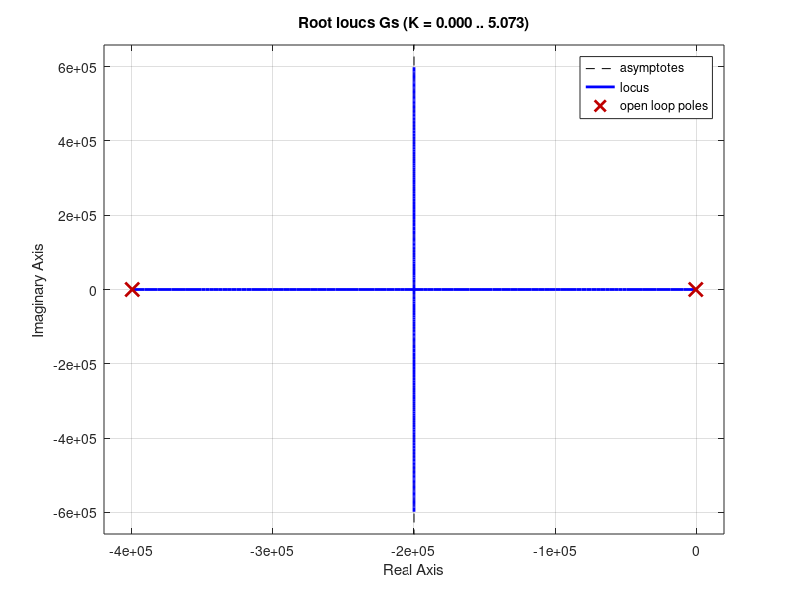

The MATLAB source for this figure:
clc
clear all
Vi = 350;
Vc = 100;
Vref = 100;
R = 50;
K = Vc/Vi;
Fsw = 20000 ;
T = 1/Fsw;
Il = Vc/R;
deltaIl = 0.02*Il; 
deltaVc = 0.05*Vc;
l = K*T*(Vi-Vc)/(deltaIl);
c = (1/8)*(T*T/l)*(1-K)*(Vc/deltaVc);

 %% modelo de espacio de estados: 
 A = [  0       -1/l ;
       1/c  -1/(R*c)  ];
 B = [   Vi/l    ;
         0     ];
 
 C = [0 1];
 D = [0];

 spaceStateModel = ss(A,B,C,D)
 Gs = tf (spaceStateModel)
 %GsIlk = Gs(1,1)
 %GsVcK = Gs(2,1)

 step(Gs)
 rlocus(Gs)
 disp('')